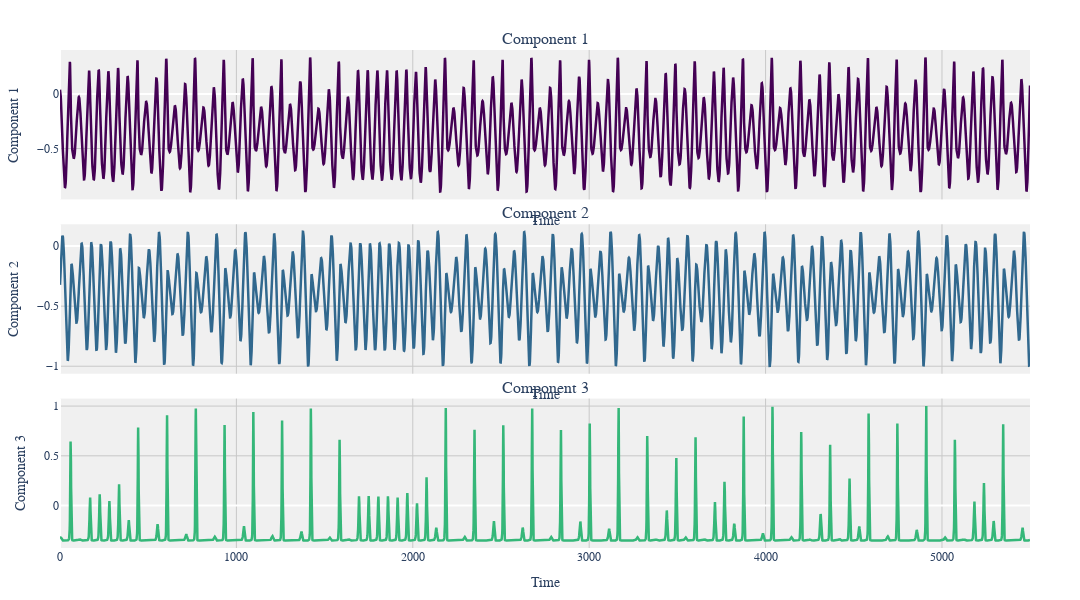

The cell this chart's notebook holds for it:
### Markdown cell above
Vizulizing Datasets

### Code cell
viz.plot_components(input)

### Figure 1 — Plotly figure (JSON) as saved in the notebook; plotly's stock layout.template omitted (floating-point values rounded to 4 significant figures; data arrays with more than 128 entries replaced by an {"elided": "..."} marker saying what was removed)
{"data": [{"hoverinfo": "x+y", "line": {"color": "#440154", "width": 2.5}, "mode": "lines", "name": "Component 1", "showlegend": false, "type": "scatter", "x": {"elided": "5500 int values"}, "xaxis": "x", "y": {"elided": "5500 float values"}, "yaxis": "y"}, {"hoverinfo": "x+y", "line": {"color": "#31688e", "width": 2.5}, "mode": "lines", "name": "Component 2", "showlegend": false, "type": "scatter", "x": {"elided": "5500 int values"}, "xaxis": "x2", "y": {"elided": "5500 float values"}, "yaxis": "y2"}, {"hoverinfo": "x+y", "line": {"color": "#35b779", "width": 2.5}, "mode": "lines", "name": "Component 3", "showlegend": false, "type": "scatter", "x": {"elided": "5500 int values"}, "xaxis": "x3", "y": {"elided": "5500 float values"}, "yaxis": "y3"}], "layout": {"annotations": [{"font": {"size": 16}, "showarrow": false, "text": "Component 1", "x": 0.5, "xanchor": "center", "xref": "paper", "y": 1, "yanchor": "bottom", "yref": "paper"}, {"font": {"size": 16}, "showarrow": false, "text": "Component 2", "x": 0.5, "xanchor": "center", "xref": "paper", "y": 0.65, "yanchor": "bottom", "yref": "paper"}, {"font": {"size": 16}, "showarrow": false, "text": "Component 3", "x": 0.5, "xanchor": "center", "xref": "paper", "y": 0.3, "yanchor": "bottom", "yref": "paper"}], "font": {"family": "Arial", "size": 12}, "height": 600, "hovermode": "x unified", "margin": {"b": 50, "l": 50, "r": 50, "t": 50}, "paper_bgcolor": "white", "plot_bgcolor": "rgb(240, 240, 240)", "title": {"font": {"family": "Arial", "size": 20}, "text": "", "x": 0.5, "xanchor": "center", "y": 0.95, "yanchor": "top"}, "width": 1080, "xaxis": {"anchor": "y", "domain": [0, 1], "gridcolor": "rgb(200, 200, 200)", "matches": "x3", "showgrid": true, "showticklabels": false, "title": {"text": "Time"}}, "xaxis2": {"anchor": "y2", "domain": [0, 1], "gridcolor": "rgb(200, 200, 200)", "matches": "x3", "showgrid": true, "showticklabels": false, "title": {"text": "Time"}}, "xaxis3": {"anchor": "y3", "domain": [0, 1], "gridcolor": "rgb(200, 200, 200)", "showgrid": true, "title": {"text": "Time"}}, "yaxis": {"anchor": "x", "domain": [0.7, 1], "gridcolor": "rgb(200, 200, 200)", "showgrid": true, "title": {"text": "Component 1"}}, "yaxis2": {"anchor": "x2", "domain": [0.35, 0.65], "gridcolor": "rgb(200, 200, 200)", "showgrid": true, "title": {"text": "Component 2"}}, "yaxis3": {"anchor": "x3", "domain": [0, 0.3], "gridcolor": "rgb(200, 200, 200)", "showgrid": true, "title": {"text": "Component 3"}}}}
